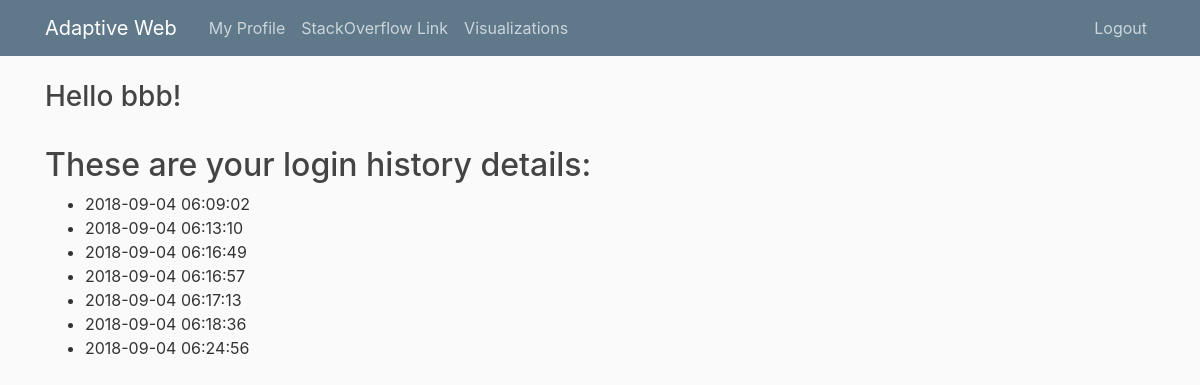
The page /profile/bbb (signed in) on the database its author committed.
### tables this page shows
CREATE TABLE loginhistory (datetime text, username varchar, foreign key(username) references users(username));

### app.py (the view)
@app.route("/profile/<username>")
def profile(username):
    if 'username' in session:
        if session['username'] == username:
            conn = sqlite3.connect('aw.db')
            cursor = conn.cursor()
            query = "select datetime from loginhistory where username = ?"
            lst=[username]
            cursor.execute(query,lst)
            timestamps = list(sum(cursor.fetchall(), ()))
            conn.commit()
            conn.close()
            return render_template('profile.html', username=username, timestamps=timestamps)
        else:
            return redirect(url_for('login'))
    else:
        return redirect(url_for('login'))

### templates/profile.html
{% extends "postlogin_layout.html" %}
{% block content %}
    <h3>Hello {{username}}!</h3><br>
    <h2>These are your login history details:</h2>
    <ul>
        {% for timestamp in timestamps %}
            <li>{{timestamp}}</li>
        {% endfor %}
    </ul>
{% endblock %}

### static/main.css (style rules this page uses)
body { background: #fafafa; color: #333333; margin-top: 5rem; }
h1, h2, h3, h4, h5, h6 { color: #444444; }

### rows shown on the page
loginhistory: datetime "2018-09-04 06:09:02"
loginhistory: datetime "2018-09-04 06:13:10"
loginhistory: datetime "2018-09-04 06:16:49"
loginhistory: datetime "2018-09-04 06:16:57"
loginhistory: datetime "2018-09-04 06:17:13"
loginhistory: datetime "2018-09-04 06:18:36"
loginhistory: datetime "2018-09-04 06:24:56"

### other values the page prints
{{ username }} "bbb"
